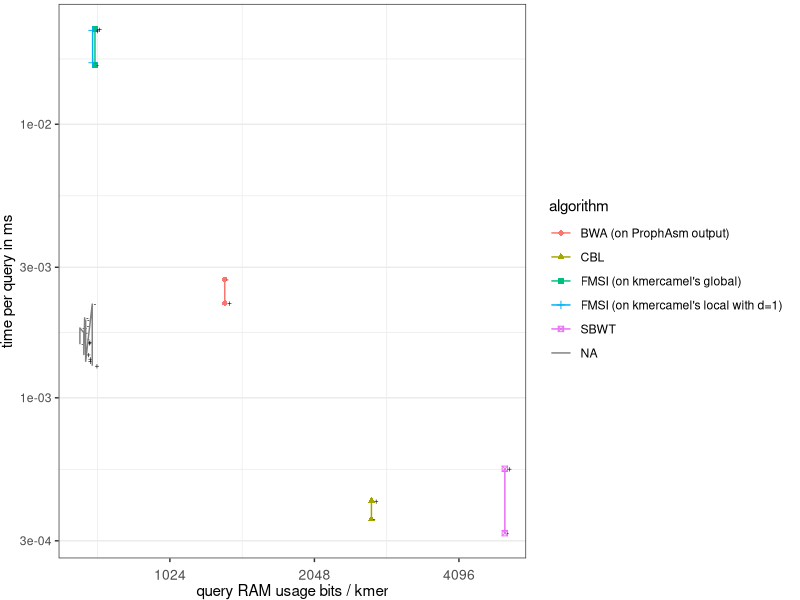
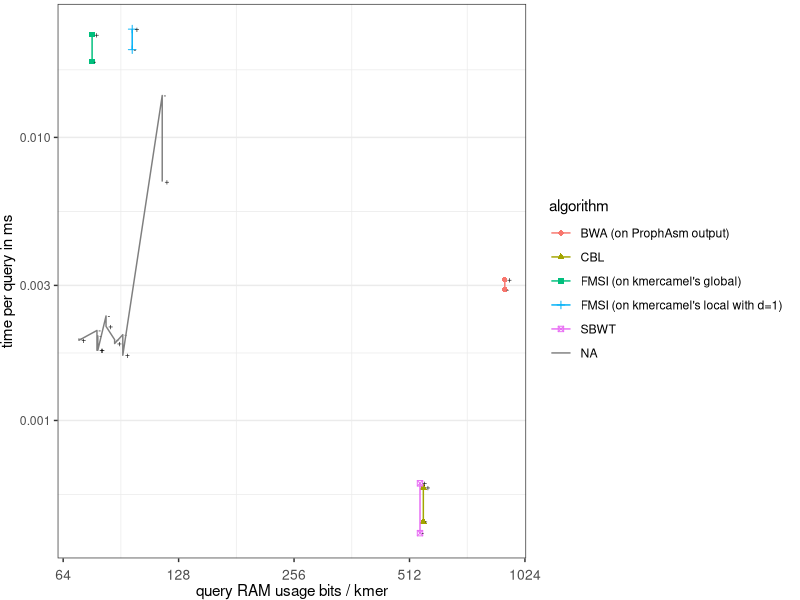
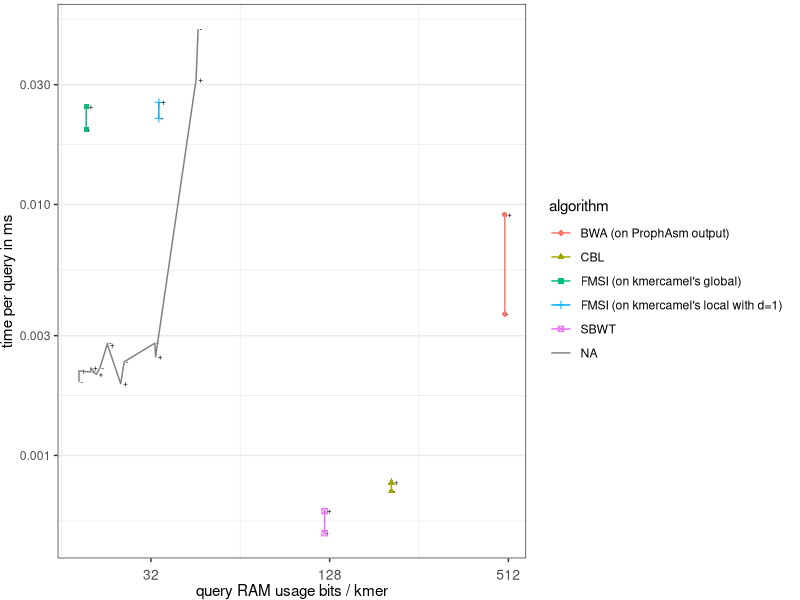
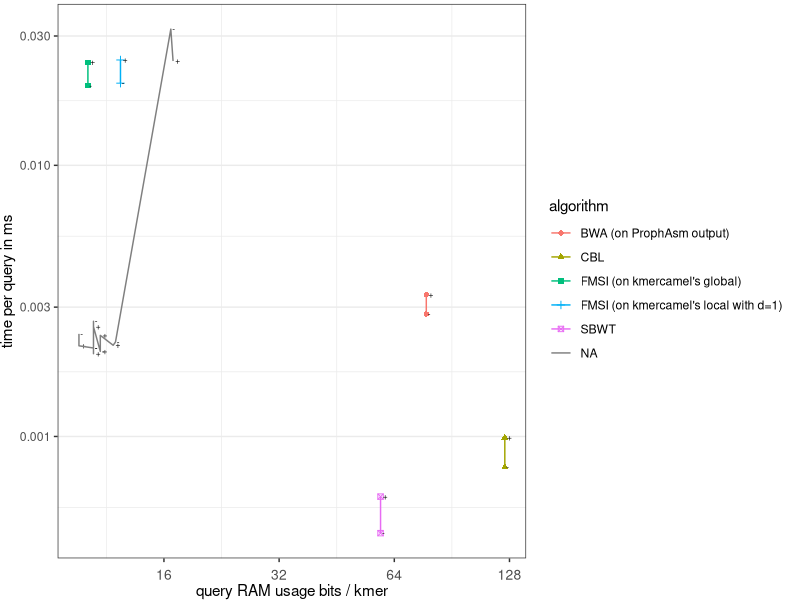
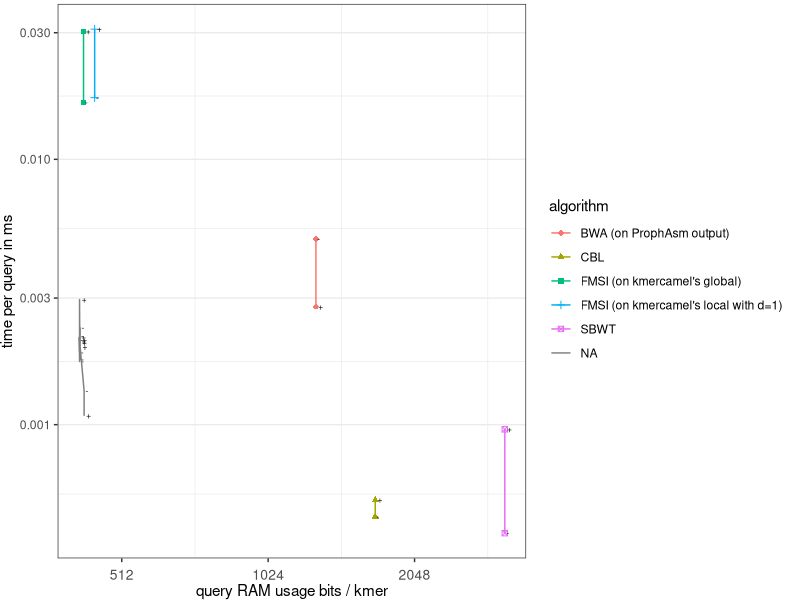
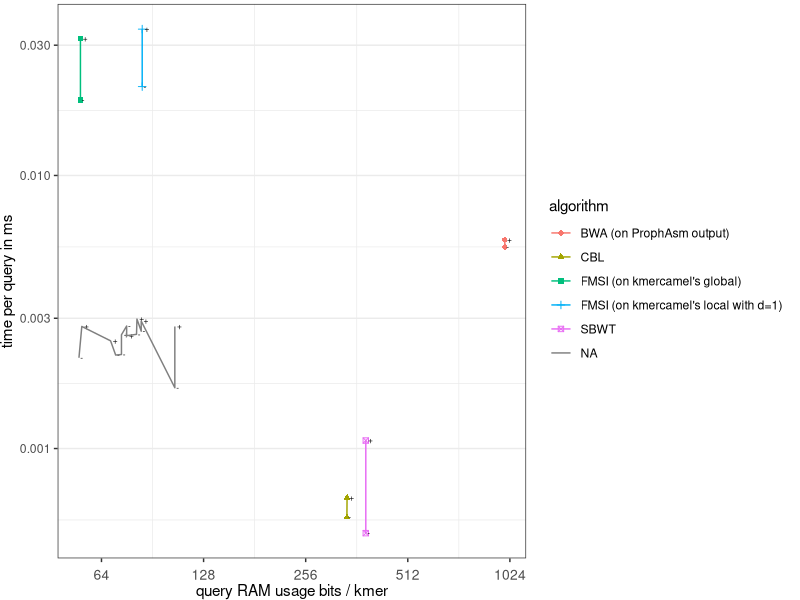
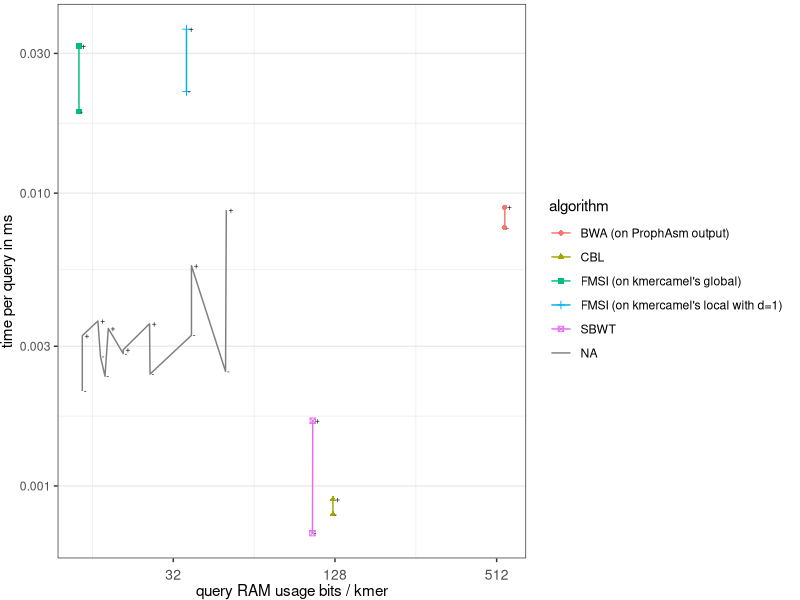
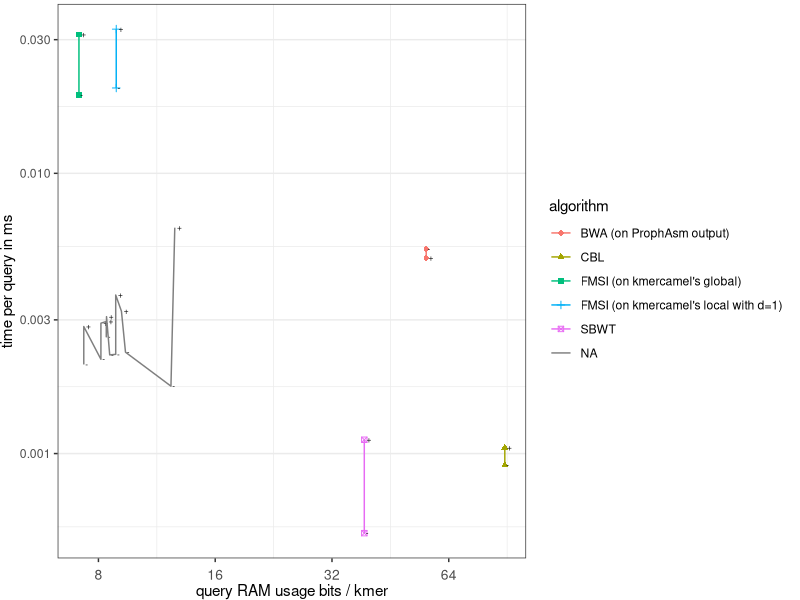

The R source for these figures, in order:
#!/usr/bin/env Rscript

library(tidyverse)
library(ggsci)

h <- 7
w <- 14 ## 7.5 w/o legend
u <- "cm"


theme_set(theme_bw() +
              theme(
                  axis.text.x = element_text(
                      size = 10,
                      angle = 0,
                      hjust = 0.5,
                      vjust = 0.1

                  ),
                  panel.grid.major.x = element_blank()
              ))

scfill <- scale_fill_npg


# Longer format -----------------------------------------------------------

df0 <- read_tsv("data.tsv", na = "na")
df1 <- df0 %>%
    mutate(genome = str_replace(genome, "sars-cov-2_pangenome_k32", "SARS-CoV-2")) %>%
    mutate(genome = str_replace(genome, "spneumo_pangenome_k32", "S.Pneumoniae")) %>%
    mutate(genome = str_replace(genome, "escherichia_coli.k32", "E.Coli")) %>%
    mutate(Q_time_per_query_ms = 1000*Q_time_s / num_queries) %>%
    mutate(SIalg = paste(I_alg, "-", S_alg)) %>%
    mutate (alg = case_when(
                SIalg == "sbwt - none" ~ as.character(d+2), # (index with RCs)", # d = 0 or 1 for SBWT
                SIalg == "cbl - none" ~ as.character(4),
                SIalg == "bwa - prophasm" ~ as.character(1),
                SIalg == "prophex - prophasm" ~ as.character(0),
                SIalg == "fmsi - local" ~ as.character(d+5),
                SIalg == "fmsi - global" ~ as.character(5),
                          )) %>%
    mutate (algorithm = case_when(
                SIalg == "sbwt - none" & d == 0 ~ "SBWT", # (index with RCs)", # d = 0 or 1 for SBWT
                SIalg == "sbwt - none" & d == 1 ~ "SBWT (index w/o RCs)", # d = 0 or 1 for SBWT
                SIalg == "cbl - none" ~ "CBL",
                SIalg == "bwa - prophasm" ~ "BWA (on ProphAsm output)",
                SIalg == "prophex - prophasm" ~ "ProPhex (on ProphAsm output)",
                SIalg == "fmsi - local" ~ paste("FMSI (on kmercamel's local with d=", d, ")", sep=""),
                SIalg == "fmsi - global" ~ "FMSI (on kmercamel's global)",
                          )) %>%
    mutate (qTypeLabel = case_when(
                qType == "Pos" ~ "+",
                qType == "Neg" ~ "-",
                qType == "0" ~ "", # not used now
                          ))

                          
# FILTER OUT SOME ALGS.
df <- df1 %>%
	filter(SIalg != "prophex - prophasm") %>% # no ProPhex, just BWA
	filter(SIalg != "sbwt - none" | d == 0) %>% # for now, SBWT just with RCs
	filter(SIalg != "fmsi - local" | d == 1) %>% # # camel's local only with d == 1
	filter(qType != "0") # FILTERING OUT original queries (random mix of positive and negative, based on subsampling rate)

options(tibble.width = Inf, width = 300) # for printing
show(df)

for (g in c("SARS-CoV-2",  "S.Pneumoniae", "E.Coli")) { # setup with legend
    for (kk in c(15, 23, 31)) {
        for (rr in c(0.01, 0.1, 0.5, 1.0)) {
#for (g in c("E.Coli")) { # setup w/o legend
#    for (kk in c(23)) {
#        for (rr in c(0.1, 1.0)) {
			if(rr == 0.5 & g == "E.Coli") # no data for E.coli with r = 0.5
				next
            ########################################################################
            ########################################################################
            #################### index size vs. query time #########################
            ########################################################################
            ########################################################################
            df_filtered <- df %>%
                filter(rate == rr) %>%
                filter(k == kk)%>%
                filter(genome == g)

            ggplot(df_filtered) +
                aes(x = Q_mem_kb * 1000 * 8 / kmer_count,
                    y = Q_time_per_query_ms,
                    shape = algorithm,
                    color = algorithm,
                    label = qTypeLabel) +
                scfill() +
                geom_point() +
                geom_text(hjust=-0.45,vjust=0.4,size = 6/.pt,colour="black") +
                geom_line(aes(group = algorithm)) +
                scale_x_continuous(
                    name = 'query RAM usage bits / kmer',
                    trans='log2'
                ) +
                scale_y_continuous(
                    name = 'time per query in ms',
                    trans='log10',
                    #breaks = seq(1, 2, 0.2),
                    #lim = c(1.0, 2.05),
                    #expand = c(0, 0)
                ) +
                guides(fill = guide_legend(title = "Algorithm", title.position = "top"),label=none) +
                #scale_fill_manual(values = alg, labels = algorithm) +
                theme(plot.margin = margin(0.1, 0.25, 0, 0, "cm")) #, legend.position = "none") # for hiding the legend

            ggsave(
                paste("query_RAM_bits_per_kmer_vs_query_ms.g_", g, ".r_", rr, ".k_", kk, ".pdf", sep=""),
                height = h,
                width = w,
                unit = u
            )
        }
    }
}


